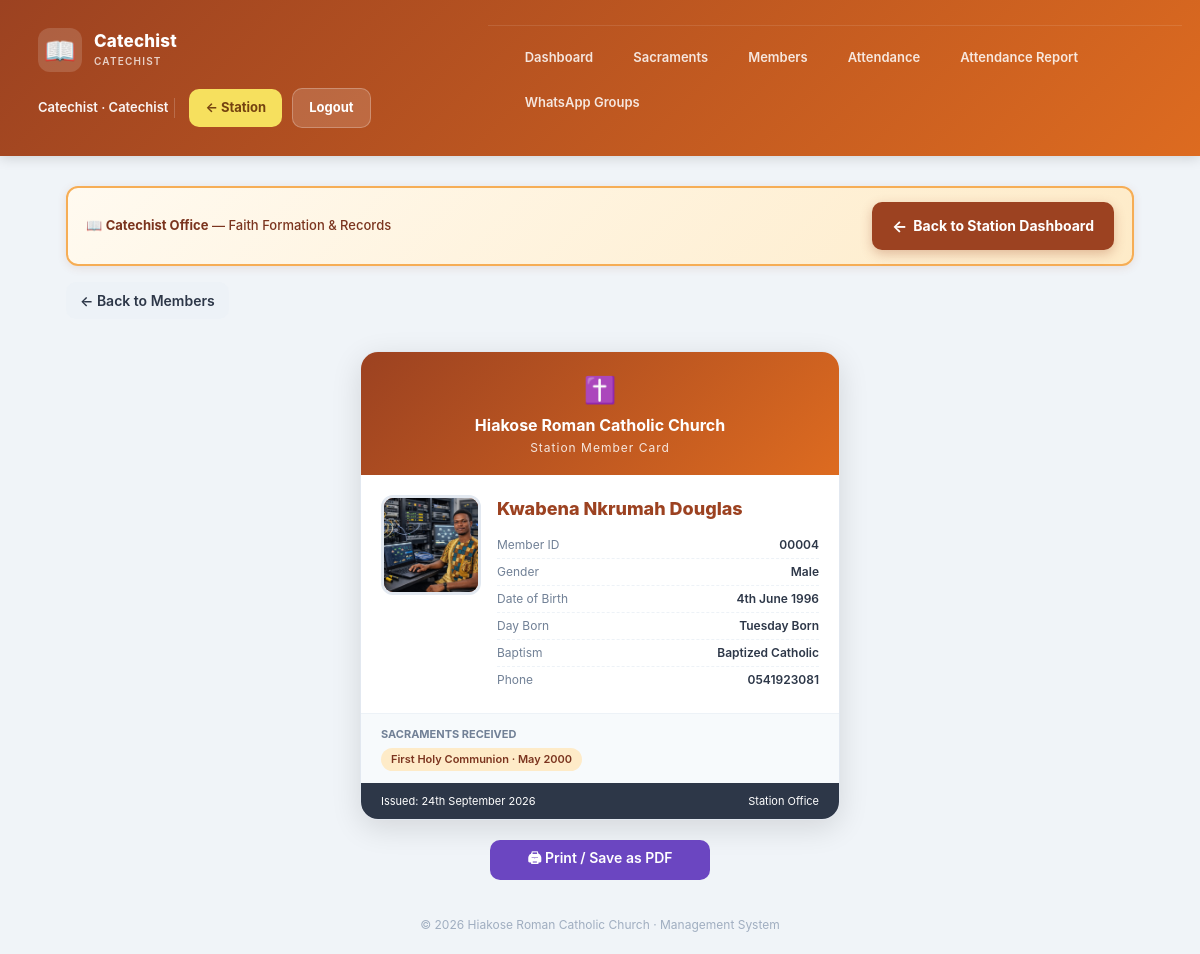
/catechist/member_card.php?id=4 (signed in), run on the app's committed database.
### tables this page shows
CREATE TABLE `settings` (
  `id` int(11) NOT NULL DEFAULT 1,
  `church_name` varchar(150) DEFAULT 'Roman Catholic Church',
  `currency` varchar(10) DEFAULT 'GH₵',
  `timezone` varchar(60) DEFAULT 'Africa/Accra',
  `default_currency_code` varchar(10) DEFAULT 'GHS',
  PRIMARY KEY (`id`)
);

CREATE TABLE `members` (
  `id` int(11) NOT NULL AUTO_INCREMENT,
  `full_name` varchar(150) NOT NULL,
  `photo` varchar(255) DEFAULT NULL,
  `gender` enum('Male','Female') DEFAULT NULL,
  `dob` date DEFAULT NULL,
  `birth_year` smallint(6) DEFAULT NULL,
  `approx_age` tinyint(4) DEFAULT NULL,
  `dob_known` enum('full','year','age','unknown') DEFAULT 'full',
  `place_of_birth` varchar(150) DEFAULT NULL,
  `phone` varchar(30) DEFAULT NULL,
  `marital_status` enum('Single','Married','Widowed','Divorced') DEFAULT NULL,
  `baptism` enum('Baptized Catholic','Not Baptized','Other Denomination') DEFAULT NULL,
  `day_born` varchar(15) DEFAULT NULL,
  `created_at` timestamp NOT NULL DEFAULT current_timestamp(),
  PRIMARY KEY (`id`)
);

CREATE TABLE `sacraments` (
  `id` int(11) NOT NULL AUTO_INCREMENT,
  `member_id` int(11) NOT NULL,
  `type` varchar(60) NOT NULL,
  `date_received` date DEFAULT NULL,
  `minister` varchar(120) DEFAULT NULL,
  `place` varchar(150) DEFAULT NULL,
  `certificate_no` varchar(60) DEFAULT NULL,
  `created_at` timestamp NOT NULL DEFAULT current_timestamp(),
  PRIMARY KEY (`id`),
  KEY `member_id` (`member_id`),
  CONSTRAINT `sacraments_ibfk_1` FOREIGN KEY (`member_id`) REFERENCES `members` (`id`) ON DELETE CASCADE
);

### config/database.php (called while the page is built, shortened)
<?php
$DB_HOST = 'localhost';
$DB_NAME = 'church_db';
$DB_USER = 'root';
$DB_PASS = '';
try {
    $pdo = new PDO(
        "mysql:host=$DB_HOST;dbname=$DB_NAME;charset=utf8mb4",
        $DB_USER,
        $DB_PASS,
        [
            PDO::ATTR_ERRMODE            => PDO::ERRMODE_EXCEPTION,
            PDO::ATTR_DEFAULT_FETCH_MODE => PDO::FETCH_ASSOC,
            PDO::ATTR_EMULATE_PREPARES   => false,
        ]
    );
} catch (PDOException $e) {
    die("Database connection failed: " . $e->getMessage());
}
$settings = $pdo->query("SELECT * FROM settings WHERE id=1")->fetch();
require_once __DIR__ . '/../includes/functions.php';

### includes/auth.php (called while the page is built, shortened)
<?php
require_once __DIR__ . '/../config/database.php';

### includes/functions.php (called while the page is built, shortened)
<?php
function e($s) { return htmlspecialchars($s ?? '', ENT_QUOTES, 'UTF-8'); }
    ?>
    <?php
function memberPhoto(?array $member): ?string {
    $diskPath = __DIR__ . '/../uploads/members/' . $member['photo'];
    $docRoot = str_replace('\\', '/', realpath($_SERVER['DOCUMENT_ROOT'] ?? ''));
    $real    = str_replace('\\', '/', realpath($diskPath));
    $rel = substr($real, strlen($docRoot));
    return ($rel !== false && $rel !== '') ? $rel : null;
}
function displayDob(?array $member): string {
    if (!empty($member['dob'])) {
        return 'date'('jS F Y', 'strtotime'($member['dob']));
    }
    return 'Not known';
}

### catechist/member_card.php (the view, shortened to what this page needs)
<?php
require_once __DIR__ . '/_layout.php';
$id = (int)get('id');
$stmt = $pdo->prepare("SELECT * FROM members WHERE id = ?");
$stmt->execute([$id]);
$member = $stmt->fetch();
$stmt = $pdo->prepare("SELECT type, date_received FROM sacraments
                       WHERE member_id = ? ORDER BY date_received");
$stmt->execute([$id]);
$sacraments = $stmt->fetchAll();
$photo = memberPhoto($member);
if ($photo) $photo = '../' . ltrim($photo, '/');
?>
<a class="btn-sm btn-ghost no-print" style="display:inline-block;margin-bottom:12px;"
   href="members.php">← Back to Members</a>
<div class="id-card">
  <div class="id-card-header">
    <div class="id-cross">✝️</div>
    <div class="id-church"><?= e($settings['church_name'] ?? 'Church') ?></div>
    <div class="id-subtitle">Station Member Card</div>
  </div>
  <div class="id-card-body">
    <div class="id-photo">
      <?php if ($photo): ?>
        <img src="<?= e($photo) ?>" alt="">
      <?php else: ?>
        <div class="id-photo-initial">
          <?= e(strtoupper(substr($member['full_name'], 0, 1))) ?>
        </div>
      <?php endif; ?>
    </div>
    <div class="id-details">
      <div class="id-name"><?= e($member['full_name']) ?></div>
      <div class="id-row">
        <span class="id-label">Member ID</span>
        <span class="id-value"><?= str_pad($member['id'], 5, '0', STR_PAD_LEFT) ?></span>
      </div>
      <div class="id-row">
        <span class="id-label">Gender</span>
        <span class="id-value"><?= e($member['gender'] ?: '—') ?></span>
      </div>
      <div class="id-row">
        <span class="id-label">Date of Birth</span>
        <span class="id-value"><?= e(displayDob($member)) ?></span>
      </div>
      <div class="id-row">
        <span class="id-label">Day Born</span>
        <span class="id-value"><?= e($member['day_born'] ? $member['day_born'] . ' Born' : '—') ?></span>
      </div>
      <div class="id-row">
        <span class="id-label">Baptism</span>
        <span class="id-value"><?= e($member['baptism'] ?: '—') ?></span>
      </div>
      <div class="id-row">
        <span class="id-label">Phone</span>
        <span class="id-value"><?= e($member['phone'] ?: '—') ?></span>
      </div>
    </div>
  </div>
  <?php if ($sacraments): ?>
  <div class="id-sacraments">
    <div class="id-sacraments-title">Sacraments Received</div>
    <div class="id-sacraments-list">
      <?php foreach ($sacraments as $s): ?>
        <span class="id-sacrament-badge">
          <?= e($s['type']) ?>
          <?= $s['date_received'] ? ' · ' . 'date'('M Y', 'strtotime'($s['date_received'])) : '' ?>
        </span>
      <?php endforeach; ?>
    </div>
  </div>
  <?php endif; ?>
  <div class="id-card-footer">
    <div>Issued: <?= 'date'('jS F Y') ?></div>
    <div>Station Office</div>
  </div>
</div>
<div class="no-print" style="text-align:center;margin-top:20px;">
  <button class="btn-sm btn-primary" style="max-width:220px;margin:0 auto;"
          onclick="window.print()">🖨 Print / Save as PDF</button>
</div>
<?php include __DIR__ . '/../includes/footer.php'; ?>

### includes/footer.php (shortened to what this page needs)
</main>
<footer>
  © <?= 'date'('Y') ?> <?= e($settings['church_name'] ?? 'Church') ?> · Management System
</footer>
</body>
</html>

### assets/css/style.css (style rules this page uses)
* { box-sizing: border-box; margin: 0; padding: 0; -webkit-tap-highlight-color: transparent; }
body { font-family: -apple-system, BlinkMacSystemFont, "Segoe UI", Roboto, sans-serif; background: #f0f4f8; color: #1a202c; font-size: 16px; line-height: 1.5; }
a { text-decoration: none; }
button, .btn-sm { font-family: inherit; font-size: 16px; font-weight: 600; cursor: pointer; border: none; border-radius: 10px; padding: 12px 18px; transition: transform .1s, opacity .2s; display: inline-block; }
.btn-primary { background: #6b46c1; color: #fff; width: 100%; margin-top: 20px; }
.btn-sm { padding: 8px 14px; font-size: 14px; }
.btn-ghost { background: #edf2f7; color: #2d3748; }
footer { text-align: center; padding: 20px; color: #a0aec0; font-size: 12px; }

### catechist/member_card.php (style rules this page uses)
.id-card { max-width: 480px; margin: 20px auto; background: #fff; border-radius: 18px; overflow: hidden; box-shadow: 0 8px 30px rgba(0,0,0,0.12); border: 1px solid #e2e8f0; }
.id-card-header { background: linear-gradient(135deg, #9c4221, #dd6b20); color: #fff; padding: 18px; text-align: center; }
.id-cross { font-size: 26px; }
.id-church { font-size: 16px; font-weight: 700; margin-top: 4px; }
.id-subtitle { font-size: 12px; opacity: 0.85; margin-top: 2px; letter-spacing: 1px; }
.id-card-body { display: flex; gap: 16px; padding: 20px; align-items: flex-start; }
.id-photo { flex-shrink: 0; }
.id-photo img, .id-photo-initial { width: 100px; height: 100px; border-radius: 12px; object-fit: cover; border: 3px solid #e2e8f0; background: #9c4221; color: #fff; display: flex; align-items: center; justify-content: center; font-size: 40px; font-weight: 700; }
.id-details { flex: 1; min-width: 0; }
.id-name { font-size: 18px; font-weight: 800; margin-bottom: 10px; color: #9c4221; word-break: break-word; }
.id-row { display: flex; justify-content: space-between; gap: 10px; padding: 4px 0; border-bottom: 1px dashed #edf2f7; font-size: 12px; }
.id-row:last-child { border-bottom: none; }
.id-label { color: #718096; }
.id-value { font-weight: 600; text-align: right; color: #2d3748; }
.id-sacraments { background: #f7fafc; padding: 12px 20px; border-top: 1px solid #edf2f7; }
.id-sacraments-title { font-size: 11px; font-weight: 700; text-transform: uppercase; color: #718096; margin-bottom: 6px; }
.id-sacraments-list { display: flex; flex-wrap: wrap; gap: 6px; }
.id-sacrament-badge { background: #feebc8; color: #7b341e; padding: 3px 10px; border-radius: 999px; font-size: 11px; font-weight: 600; }
.id-card-footer { display: flex; justify-content: space-between; background: #2d3748; color: #fff; padding: 10px 20px; font-size: 11px; }

### data on the page
settings: church_name "Hiakose Roman Catholic Church"
members: photo (picture), full_name "Kwabena Nkrumah Douglas", id "00004", gender "Male", dob "4th June 1996", day_born "Tuesday Born", baptism "Baptized Catholic", phone "0541923081"
sacraments: type "First Holy Communion", date_received "May 2000"

### other printed values
$pageTitle "Catechist"
$u['name'] "Catechist"
$roleLabel "Catechist"
$label "Dashboard"
$label "Sacraments"
$label "Members"
$label "Attendance"
$label "Attendance Report"
$label "WhatsApp Groups"
